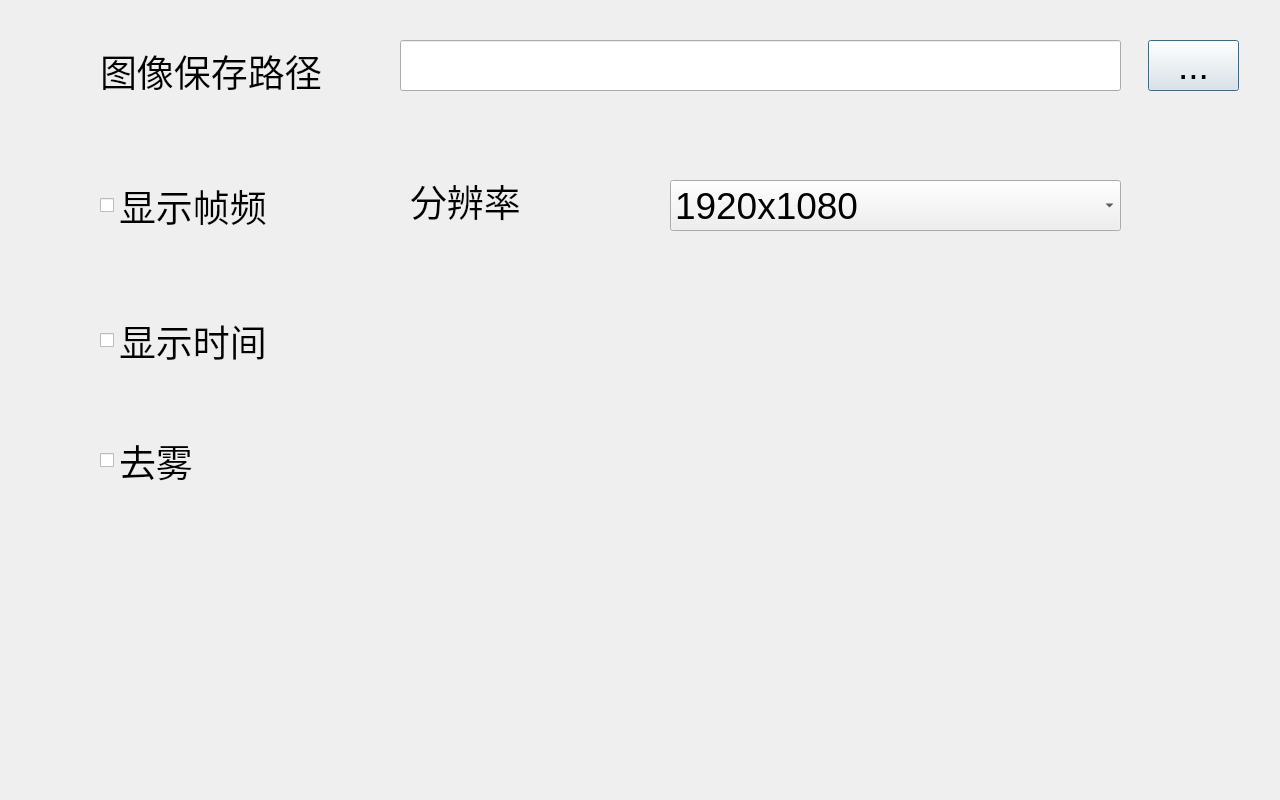
<?xml version="1.0" encoding="UTF-8"?>
<ui version="4.0">
 <class>SettingDialog</class>
 <widget class="QDialog" name="SettingDialog">
  <property name="geometry">
   <rect>
    <x>0</x>
    <y>0</y>
    <width>1280</width>
    <height>800</height>
   </rect>
  </property>
  <property name="font">
   <font>
    <pointsize>28</pointsize>
   </font>
  </property>
  <property name="windowTitle">
   <string>Dialog</string>
  </property>
  <widget class="QPushButton" name="btnBrowse">
   <property name="geometry">
    <rect>
     <x>1148</x>
     <y>40</y>
     <width>91</width>
     <height>51</height>
    </rect>
   </property>
   <property name="text">
    <string>...</string>
   </property>
  </widget>
  <widget class="QLabel" name="label">
   <property name="geometry">
    <rect>
     <x>100</x>
     <y>40</y>
     <width>301</width>
     <height>61</height>
    </rect>
   </property>
   <property name="text">
    <string>图像保存路径</string>
   </property>
  </widget>
  <widget class="QLineEdit" name="editPath">
   <property name="geometry">
    <rect>
     <x>400</x>
     <y>40</y>
     <width>721</width>
     <height>51</height>
    </rect>
   </property>
   <property name="readOnly">
    <bool>true</bool>
   </property>
  </widget>
  <widget class="QCheckBox" name="checkFPS">
   <property name="geometry">
    <rect>
     <x>100</x>
     <y>180</y>
     <width>291</width>
     <height>51</height>
    </rect>
   </property>
   <property name="text">
    <string>显示帧频</string>
   </property>
  </widget>
  <widget class="QCheckBox" name="checkDefog">
   <property name="geometry">
    <rect>
     <x>100</x>
     <y>430</y>
     <width>301</width>
     <height>61</height>
    </rect>
   </property>
   <property name="text">
    <string>去雾</string>
   </property>
  </widget>
  <widget class="QCheckBox" name="checkClock">
   <property name="geometry">
    <rect>
     <x>100</x>
     <y>310</y>
     <width>301</width>
     <height>61</height>
    </rect>
   </property>
   <property name="text">
    <string>显示时间</string>
   </property>
  </widget>
  <widget class="QComboBox" name="comboBox">
   <property name="geometry">
    <rect>
     <x>670</x>
     <y>180</y>
     <width>451</width>
     <height>51</height>
    </rect>
   </property>
   <item>
    <property name="text">
     <string>1920x1080</string>
    </property>
   </item>
   <item>
    <property name="text">
     <string>1280x1024</string>
    </property>
   </item>
   <item>
    <property name="text">
     <string>1024x768</string>
    </property>
   </item>
   <item>
    <property name="text">
     <string>640x480</string>
    </property>
   </item>
  </widget>
  <widget class="QLabel" name="label_2">
   <property name="geometry">
    <rect>
     <x>410</x>
     <y>170</y>
     <width>161</width>
     <height>61</height>
    </rect>
   </property>
   <property name="text">
    <string>分辨率</string>
   </property>
  </widget>
 </widget>
 <resources/>
 <connections/>
</ui>
